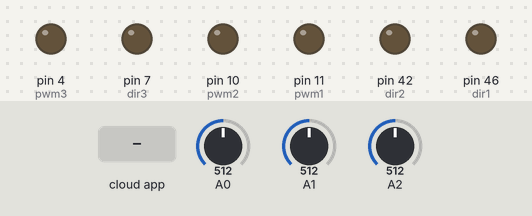
Recording of a sketch running on a simulated Arduino Mega 2560, built with avr-gcc and run on an emulated ATmega2560. Shown: output pins drawn as LEDs (lit = HIGH). Inputs (shaded band) come from the test bench; at power-on: A0 = 512, A1 = 512, A2 = 512. The ROS host is connected and sends only what is stated.

Above: at 1.2 s.
1.3 s: the phone or cloud app sets out to 45
At 2.1 s:
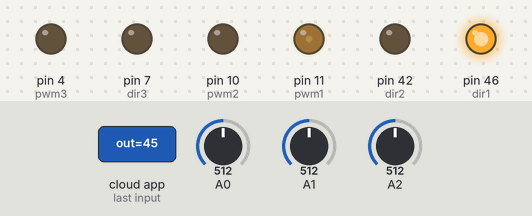
2.8 s: the phone or cloud app sets out to 90
At 3.2 s:
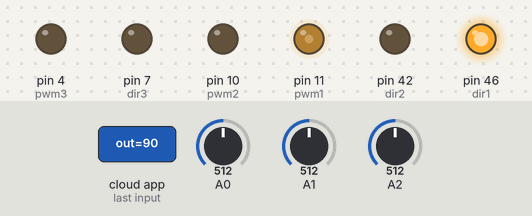
4.3 s: the phone or cloud app sets out to 180
At 5.5 s:
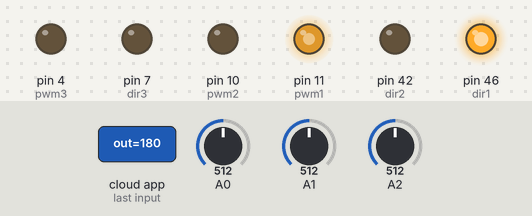
5.8 s: the phone or cloud app sets out to 45
At 6.7 s:
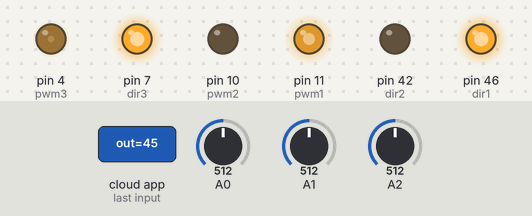
7.3 s: the phone or cloud app sets out to 0
At 7.8 s:
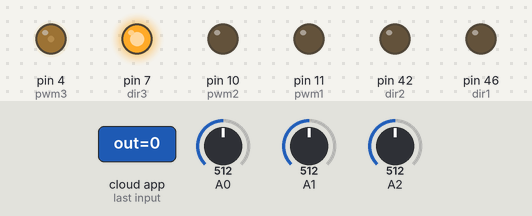
8.8 s: the phone or cloud app sets out to 90
At 10.2 s:
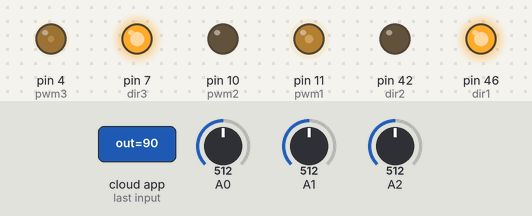
Timing chart, 0 to 11.3 s (numbered marks = the images above; inputs shaded):
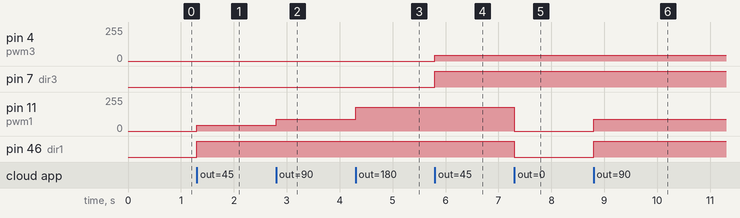

The sketch:

pid_arduino.ino
```cpp
#include <ros.h>
#include <std_msgs/Int32.h>
ros::NodeHandle  nh;
#define pwm1 11
#define pwm2 10
#define pwm3 4
#define dir1 46
#define dir2 42
#define dir3 7
void link1( const std_msgs::Int32& msg){
  digitalWrite(dir1,msg.data>0);
  analogWrite(pwm1,abs(msg.data));
}
void link2( const std_msgs::Int32& msg){
  digitalWrite(dir2,msg.data>0);
  analogWrite(pwm2,abs(msg.data));
}
void link3( const std_msgs::Int32& msg){
  digitalWrite(dir3,msg.data>0);
  analogWrite(pwm3,abs(msg.data));
}

ros::Subscriber<std_msgs::Int32> sub1("link1/out", &link1 );
ros::Subscriber<std_msgs::Int32> sub2("link2/out", &link2 );
ros::Subscriber<std_msgs::Int32> sub3("link3/out", &link3 );

std_msgs::Int32 in1,in2,in3,set1,set2,set3;
ros::Publisher pub1("link1/in",&in1);
ros::Publisher pub2("link2/in",&in2);
ros::Publisher pub3("link3/in",&in3);
ros::Publisher pub4("link1/set",&set1);
ros::Publisher pub5("link2/set",&set2);
ros::Publisher pub6("link3/set",&set3);

void setup()
{
  pinMode(pwm1,OUTPUT);
  pinMode(pwm2,OUTPUT);
  pinMode(pwm3,OUTPUT);

  pinMode(dir1,OUTPUT);
  pinMode(dir2,OUTPUT);
  pinMode(dir3,OUTPUT);

  nh.initNode();

  //Subscribers
  nh.subscribe(sub1);
  nh.subscribe(sub2);
  nh.subscribe(sub3);

  //Publishers
  nh.advertise(pub1);
  nh.advertise(pub2);
  nh.advertise(pub3);
  nh.advertise(pub4);
  nh.advertise(pub5);
  nh.advertise(pub6);
}

void loop()
{
  //Copying Data
  in1.data = map(analogRead(A0),0,1023,0,255);
  in2.data = map(analogRead(A1),0,1023,0,255);
  in3.data = map(analogRead(A2),0,1023,0,255);
  set1.data = 100;
  set2.data = 50;
  set3.data = 120;

  //Publishing Data
  pub1.publish(&in1);
  pub2.publish(&in2);
  pub3.publish(&in3);
  pub4.publish(&set1);
  pub5.publish(&set2);
  pub6.publish(&set3);
  nh.spinOnce();
}
```

Measured:
- after the input at 1.3 s, pin 11 (pwm1): 0/255 → 45/255 at once; pin 46 (dir1): LOW → HIGH at once
- after the input at 2.8 s, pin 11 (pwm1): 45/255 → 90/255 at once
- after the input at 4.3 s, pin 11 (pwm1): 90/255 → 180/255 at once
- after the input at 5.8 s, pin 4 (pwm3): 0/255 → 45/255 at once; pin 7 (dir3): LOW → HIGH at once
- after the input at 7.3 s, pin 11 (pwm1): 180/255 → 0/255 at once; pin 46 (dir1): HIGH → LOW at once
- after the input at 8.8 s, pin 11 (pwm1): 0/255 → 90/255 at once; pin 46 (dir1): LOW → HIGH at once
